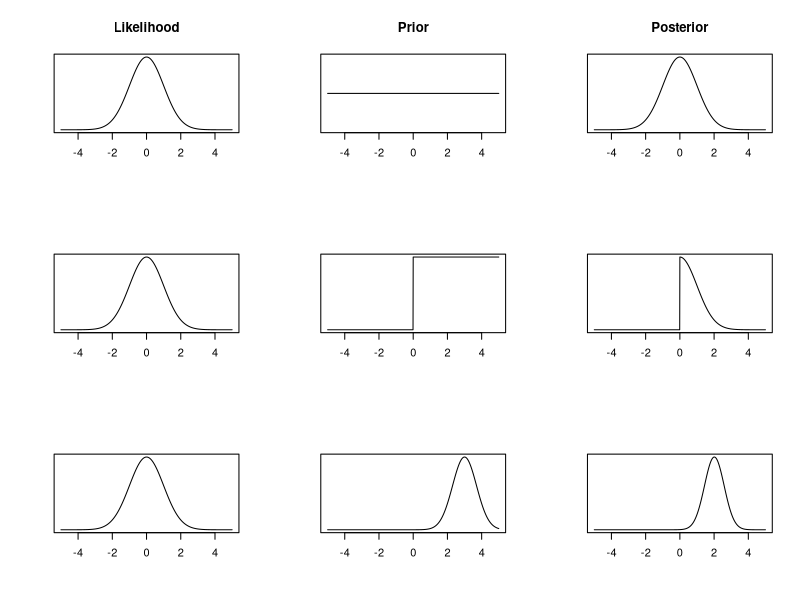

Write R code to recreate this figure.
## ---- chunk 1
offspring.df <- data.frame("males" = c(0, 1, 2, 3, 4), 
                           "observed" = c(5, 20, 50, 20, 5))
knitr::kable(
  offspring.df, booktabs = TRUE,
  caption = 'The number of males in each of the broods.'
  )
## ---- chunk 2
expected <- 100*dbinom(offspring.df$males, 4, 0.5)
observed <- offspring.df$observed

## Chi sq = sum of (expected - observed)^2/expected
chi.sq <- sum((expected - observed)^2/expected)
## ---- chunk 3
1 - pchisq(chi.sq, 4)
## ---- chunk 4
1 - pchisq(chi.sq, 3)
## ---- chunk 5
#The likelihood function is the normal PDF
#To nillustrate this, we evaluate this from [-5, 5].
x <- seq(-5, 5, 0.01)
likelihood <- dnorm(x, mean = 0, sd = 1)

#The first prior distribution we try is a 
#uniform [-1000, 1000] distribution. This is a 
#vague prior distirbution. 
uniform.prior <- rep(1, length(x))
posterior1 <- likelihood*uniform.prior


#The second prior distribution we try is a uniform 
#[0, 1000] distribution, i.e. theta is non-negative. 
step.prior <- ifelse(x >= 0, 1, 0)
posterior2 <- likelihood*step.prior


#The third prior distribution we try is a
#specific normal prior distribution. It
#has mean 3 and variance 0.7.
normal.prior <- dnorm(x, mean = 3, sd = 0.7)
posterior3 <- likelihood*normal.prior

#Now we plot the likelihoods, prior and posterior distirbutions. 
#Each row corresponds to a different prior distribution. Each
#column corresponds to a part in Bayes' theorem. 
par(mfrow = c(3, 3))
plot(x, likelihood, type = 'l', xlab = "", ylab = "", yaxt = "n", main = "Likelihood")
plot(x, uniform.prior, type = 'l', yaxt = "n", xlab = "", ylab = "", main = "Prior")
plot(x, posterior1, type = 'l', yaxt = "n", xlab = "", ylab = "", main = "Posterior")
plot(x, likelihood, type = 'l', xlab = "", ylab = "", yaxt = "n")
plot(x, step.prior, type = 'l', yaxt = "n", xlab = "", ylab = "")
plot(x, posterior2, type = 'l', yaxt = "n", xlab = "", ylab = "")
plot(x, likelihood, type = 'l', xlab = "", ylab = "", yaxt = "n")
plot(x, normal.prior, type = 'l', yaxt = "n", xlab = "", ylab = "")
plot(x, posterior3, type = 'l', yaxt = "n", xlab = "", ylab = "")
